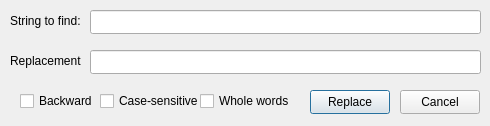
<?xml version="1.0" encoding="UTF-8"?>
<ui version="4.0">
 <class>ReplaceDialog</class>
 <widget class="QDialog" name="ReplaceDialog">
  <property name="geometry">
   <rect>
    <x>0</x>
    <y>0</y>
    <width>490</width>
    <height>126</height>
   </rect>
  </property>
  <property name="windowTitle">
   <string>Dialog</string>
  </property>
  <widget class="QPushButton" name="replaceButton">
   <property name="geometry">
    <rect>
     <x>310</x>
     <y>90</y>
     <width>80</width>
     <height>24</height>
    </rect>
   </property>
   <property name="text">
    <string>Replace</string>
   </property>
  </widget>
  <widget class="QPushButton" name="cancelButton">
   <property name="geometry">
    <rect>
     <x>400</x>
     <y>90</y>
     <width>80</width>
     <height>24</height>
    </rect>
   </property>
   <property name="text">
    <string>Cancel</string>
   </property>
  </widget>
  <widget class="QLabel" name="label">
   <property name="geometry">
    <rect>
     <x>10</x>
     <y>10</y>
     <width>81</width>
     <height>21</height>
    </rect>
   </property>
   <property name="text">
    <string>String to find:</string>
   </property>
  </widget>
  <widget class="QLineEdit" name="originalString">
   <property name="geometry">
    <rect>
     <x>90</x>
     <y>10</y>
     <width>391</width>
     <height>24</height>
    </rect>
   </property>
  </widget>
  <widget class="QLabel" name="label_2">
   <property name="geometry">
    <rect>
     <x>10</x>
     <y>45</y>
     <width>71</width>
     <height>31</height>
    </rect>
   </property>
   <property name="text">
    <string>Replacement:</string>
   </property>
  </widget>
  <widget class="QLineEdit" name="replaceString">
   <property name="geometry">
    <rect>
     <x>90</x>
     <y>50</y>
     <width>391</width>
     <height>24</height>
    </rect>
   </property>
  </widget>
  <widget class="QCheckBox" name="case_sen_chk">
   <property name="geometry">
    <rect>
     <x>100</x>
     <y>90</y>
     <width>101</width>
     <height>22</height>
    </rect>
   </property>
   <property name="text">
    <string>Case-sensitive</string>
   </property>
  </widget>
  <widget class="QCheckBox" name="whole_words_chk">
   <property name="geometry">
    <rect>
     <x>200</x>
     <y>90</y>
     <width>101</width>
     <height>22</height>
    </rect>
   </property>
   <property name="text">
    <string>Whole words</string>
   </property>
  </widget>
  <widget class="QCheckBox" name="backward_chk">
   <property name="geometry">
    <rect>
     <x>20</x>
     <y>90</y>
     <width>78</width>
     <height>22</height>
    </rect>
   </property>
   <property name="text">
    <string>Backward</string>
   </property>
  </widget>
 </widget>
 <resources/>
 <connections/>
</ui>
